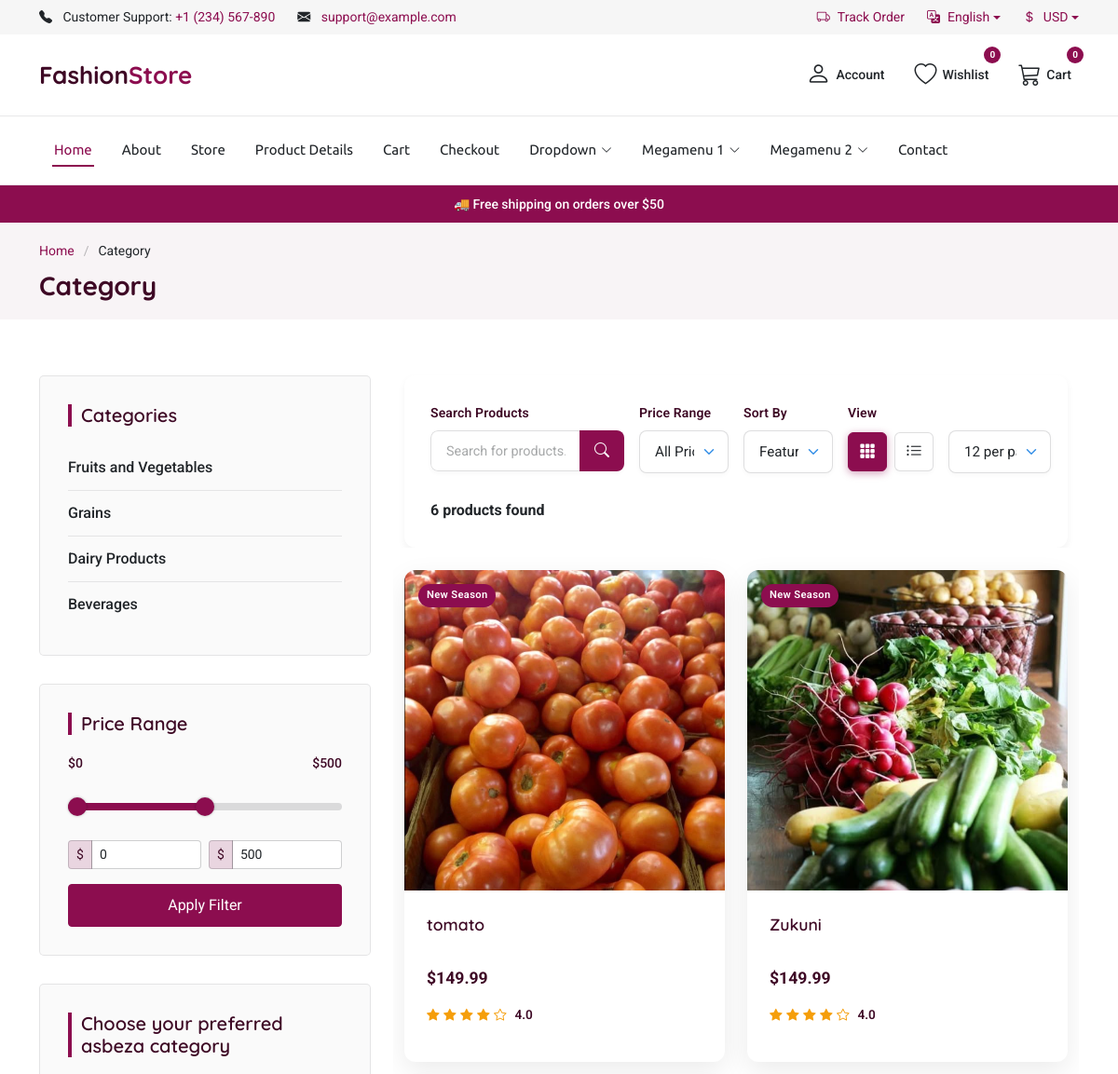
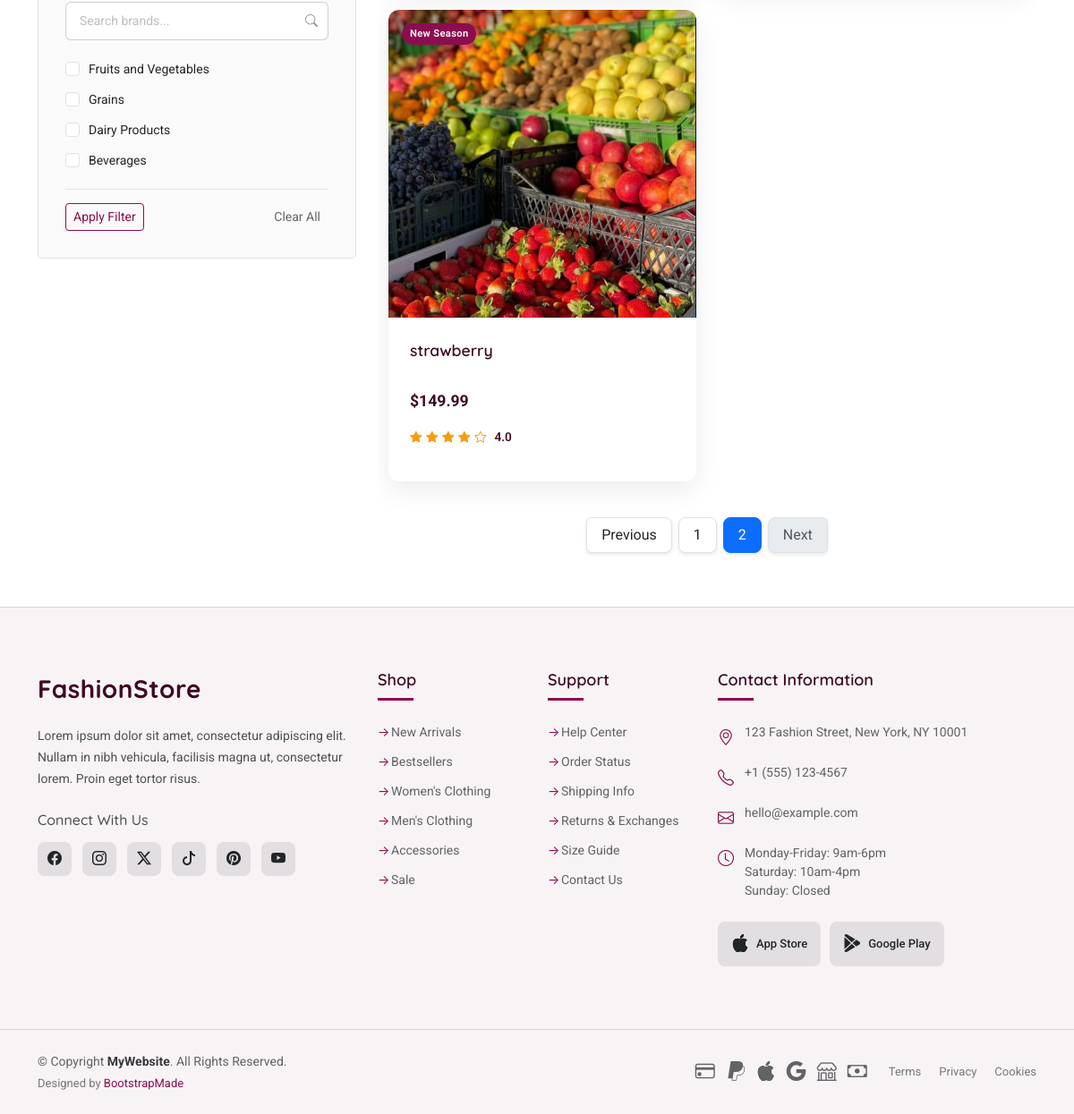
The page /store/?page=2 on the database its author committed (2 pictures, top to bottom).
### category/models.py (models this page shows)
class Category(models.Model):
    category_name = models.CharField(max_length=100,unique=True)
    slug = models.SlugField(max_length=100,unique=True)
    description = models.TextField(max_length=255,blank=True)
    cat_image = models.ImageField(upload_to='photos/categories',blank=True)
    class Meta:
        verbose_name = 'category'
        verbose_name_plural = 'categories'
    def get_url(self):
        return reverse('products_by_category',args=[self.slug])
    def __str__(self):
        return self.category_name

### store/models.py (models this page shows, shortened)
class Product(models.Model):
    category = models.ForeignKey(Category,on_delete=models.CASCADE)
    product_name = models.CharField(max_length=200,unique=True)
    slug = models.SlugField(max_length=200,unique=True)
    description = models.TextField(max_length=200,blank=True)
    price = models.IntegerField()
    image = models.ImageField(upload_to='photos/products',blank=True)
    is_available = models.BooleanField(default=True)
    created_date = models.DateTimeField(auto_now_add=True)
    modified_date = models.DateTimeField(auto_now=True)
    def get_url(self):
       return reverse('product_detail',args=[self.category.slug, self.slug])

### store/views.py (the view)
# urls.py: path('store/',include('store.urls')),
def store(request,category_slug=None):
    categories = None
    products = None
    if category_slug != None:
        categories = get_object_or_404(Category,slug = category_slug)
        products = Product.objects.filter(category=categories,is_available=True)
        paginator = Paginator(products,3)
        page = request.GET.get('page')
        paged_products = paginator.get_page(page)
        product_count = products.count()
    else:
        products = Product.objects.all().filter(is_available=True).order_by('id')
        paginator = Paginator(products,3)
        page = request.GET.get('page')
        paged_products = paginator.get_page(page)
        product_count = products.count()
    context = {
        'products':paged_products,
        'product_count':product_count
    }
    return render(request,'store/store.html',context)

### carts/context_processor.py (called while the page is built)
def counter(request):
    cart_count = 0
    if 'admin' in request.path:
        return {}
    else:
        try:
            cart = Cart.objects.get(cart_id=_cart_id(request))
            cart_items = CartItem.objects.all().filter(cart=cart)
            cart_count = sum(cart_item.quantity for cart_item in cart_items)
        except Cart.DoesNotExist:
            cart_count = 0
    return dict(cart_count=cart_count)

### carts/views.py (called while the page is built)
def _cart_id(request):
    cart_session = request.session.get('cart_id')
    if not cart_session:
        cart_session = str(uuid.uuid4())
        request.session['cart_id'] = cart_session
    return cart_session

### category/context_processor.py (called while the page is built)
def menu_links(request):
     links = Category.objects.all()
     return {'links':links}

### templates/store/store.html (shortened to what this page needs)
{% extends 'base.html' %}
{% load static %}
{% block content %}
  <main class="main">
    <div class="page-title light-background">
      <div class="container">
        <nav class="breadcrumbs">
          <ol>
            <li><a href="{% url 'home' %}">Home</a></li>
            <li class="current">Category</li>
          </ol>
        </nav>
        <h1>Category</h1>
      </div>
    </div>
    <div class="container">
      <div class="row">
        <div class="col-lg-4 sidebar">
          <div class="widgets-container">
            <div class="product-categories-widget widget-item">
              <h3 class="widget-title">Categories</h3>
              <ul class="category-tree list-unstyled mb-0">
                {% for category in links %}
                <li class="category-item">
                  <div class="d-flex justify-content-between align-items-center category-header">
                    <a href="{{ category.get_url }}" class="category-link">{{ category.category_name }}</a>
                  </div>
                </li>
                {% endfor %}
              </ul>
            </div>
            <div class="pricing-range-widget widget-item">
              <h3 class="widget-title">Price Range</h3>
              <div class="price-range-container">
                <div class="current-range mb-3">
                  <span class="min-price">$0</span>
                  <span class="max-price float-end">$1000</span>
                </div>
                <div class="range-slider">
                  <div class="slider-track"></div>
                  <div class="slider-progress"></div>
                  <input type="range" class="max-range" min="0" max="1000" value="500" step="10">
                </div>
                <div class="price-inputs mt-3">
                  <div class="row g-2">
                    <div class="col-6">
                      <div class="input-group input-group-sm">
                        <span class="input-group-text">$</span>
                        <input type="number" class="form-control min-price-input" placeholder="Min" min="0" max="1000" value="0" step="10">
                      </div>
                    </div>
                    <div class="col-6">
                      <div class="input-group input-group-sm">
                        <span class="input-group-text">$</span>
                        <input type="number" class="form-control max-price-input" placeholder="Max" min="0" max="1000" value="500" step="10">
                      </div>
                    </div>
                  </div>
                </div>
                <div class="filter-actions mt-3">
                  <button type="button" class="btn btn-sm btn-primary w-100">Apply Filter</button>
                </div>
              </div>
            </div>
            <div class="brand-filter-widget widget-item">
              <h3 class="widget-title">Choose your preferred asbeza category</h3>
              <div class="brand-filter-content">
                <div class="brand-search">
                  <input type="text" class="form-control" placeholder="Search brands...">
                  <i class="bi bi-search"></i>
                </div>
                <div class="brand-list">
                  {% for category in links %}
                  <div class="brand-item">
                    <div class="form-check">
                      <input class="form-check-input" type="checkbox" id="brand8">
                      <label class="form-check-label" for="brand8">
                        {{category}}
                      </label>
                    </div>
                  </div>
                  {% endfor %}
                </div>
                <div class="brand-actions">
                  <button class="btn btn-sm btn-outline-primary">Apply Filter</button>
                  <button class="btn btn-sm btn-link">Clear All</button>
                </div>
              </div>
            </div>
          </div>
        </div>
        <div class="col-lg-8">
          <section id="category-header" class="category-header section">
            <div class="container" data-aos="fade-up">
              <div class="filter-container mb-4" data-aos="fade-up" data-aos-delay="100">
                <div class="row g-3">
                  <div class="col-12 col-md-6 col-lg-4">
                    <div class="filter-item search-form">
                      <label for="productSearch" class="form-label">Search Products</label>
                      <div class="input-group">
                        <input type="text" class="form-control" id="productSearch" placeholder="Search for products..." aria-label="Search for products">
                        <button class="btn search-btn" type="button">
                          <i class="bi bi-search"></i>
                        </button>
                      </div>
                    </div>
                  </div>
                  <div class="col-12 col-md-6 col-lg-2">
                    <div class="filter-item">
                      <label for="priceRange" class="form-label">Price Range</label>
                      <select class="form-select" id="priceRange">
                        <option selected="">All Prices</option>
                      </select>
                    </div>
                  </div>
                  <div class="col-12 col-md-6 col-lg-2">
                    <div class="filter-item">
                      <label for="sortBy" class="form-label">Sort By</label>
                      <select class="form-select" id="sortBy">
                        <option selected="">Featured</option>
                      </select>
                    </div>
                  </div>
                  <div class="col-12 col-md-6 col-lg-4">
                    <div class="filter-item">
                      <label class="form-label">View</label>
                      <div class="d-flex align-items-center">
                        <div class="view-options me-3">
                          <button type="button" class="btn view-btn active" data-view="grid" aria-label="Grid view">
                            <i class="bi bi-grid-3x3-gap-fill"></i>
                          </button>
                          <button type="button" class="btn view-btn" data-view="list" aria-label="List view">
                            <i class="bi bi-list-ul"></i>
                          </button>
                        </div>
                        <div class="items-per-page">
                          <select class="form-select" id="itemsPerPage" aria-label="Items per page">
                            <option value="12">12 per page</option>
                          </select>
                        </div>
                      </div>
                    </div>
                  </div>
                </div>
                <div class="row mt-3">
                  <div class="col-12" data-aos="fade-up" data-aos-delay="200">
                    <strong class="active-filter-label">{{product_count}} products found </strong>
                  </div>
                </div>
              </div>
            </div>
          </section>
          <section id="category-product-list" class="category-product-list section">
            <div class="container" data-aos="fade-up" data-aos-delay="100">
              <div class="row gy-4">
                {% if products %}
                {% for product in products %}
                <div class="col-lg-6">
                  <div class="product-box">
                    <div class="product-thumb">
                      <span class="product-label">New Season</span>
                      <img src="{{product.image.url}}" alt="Product Image" class="main-img" loading="lazy">
                    </div>
                    <div class="product-content">
                      <div class="product-details">
                        <h3 class="product-title"><a href="{{ product.get_url }}">{{product.product_name}}</a></h3>
                        <div class="product-price">
                          <span>$149.99</span>
                        </div>
                      </div>
                      <div class="product-rating-container">
                        <div class="rating-stars">
                          <i class="bi bi-star-fill"></i>
                          <i class="bi bi-star-fill"></i>
                          <i class="bi bi-star-fill"></i>
                          <i class="bi bi-star-fill"></i>
                          <i class="bi bi-star"></i>
                        </div>
                        <span class="rating-number">4.0</span>
                      </div>
                    </div>
                  </div>
                </div>
                {% endfor %}
                {% else %}
                <div>
                  <h2>No result found.</h2>
                </div>
                {% endif %}
              </div>
            </div>
          </section>
          <section id="category-pagination" class="category-pagination section">
            <div class="container">
              {% if products.has_other_pages %}
              <nav class="d-flex justify-content-center" aria-label="Page navigation">
                <ul class="pagination">
                  {% if products.has_previous %}
                    <li class="page-item"><a class="page-link" href="?page={{product.previous_page_number}}">Previous</a></li>
                  {% else %}
                    <li class="page-item disabled"><a class="page-link" href="#">Previous</a></li>
                  {% endif %}
                  {% for i in products.paginator.page_range %}
                    {% if products.number == i%}
                       <li class="page-item active"><a class="page-link" href="#">{{i}}</a></li>
                    {% else %}
                       <li class="page-item"><a class="page-link" href="?page={{i}}">{{i}}</a></li>
                    {% endif %}
                  {% endfor %}
                  {% if products.has_next %}
                      <li class="page-item"><a class="page-link" href="?page={{product.next_page_number}}">Next</a></li>
                  {% else %}
                      <li class="page-item disabled"><a class="page-link" href="#">Next</a></li>
                  {% endif %}
                </ul>
              </nav>
              {% endif %}
            </div>
          </section>
        </div>
      </div>
    </div>
  </main>
</body>
</html>
{% endblock %}

### rows shown on the page
Category: category_name "Fruits and Vegetables"
Category: category_name "Grains"
Category: category_name "Dairy Products"
Category: category_name "Beverages"
Product: image (picture), product_name "tomato"
Product: image (picture), product_name "Zukuni"
Product: image (picture), product_name "strawberry"

### other values the page prints
{{ cart_count }} "0"
{{ product_count }} "6"
{{ i }} "1"
{{ i }} "2"
